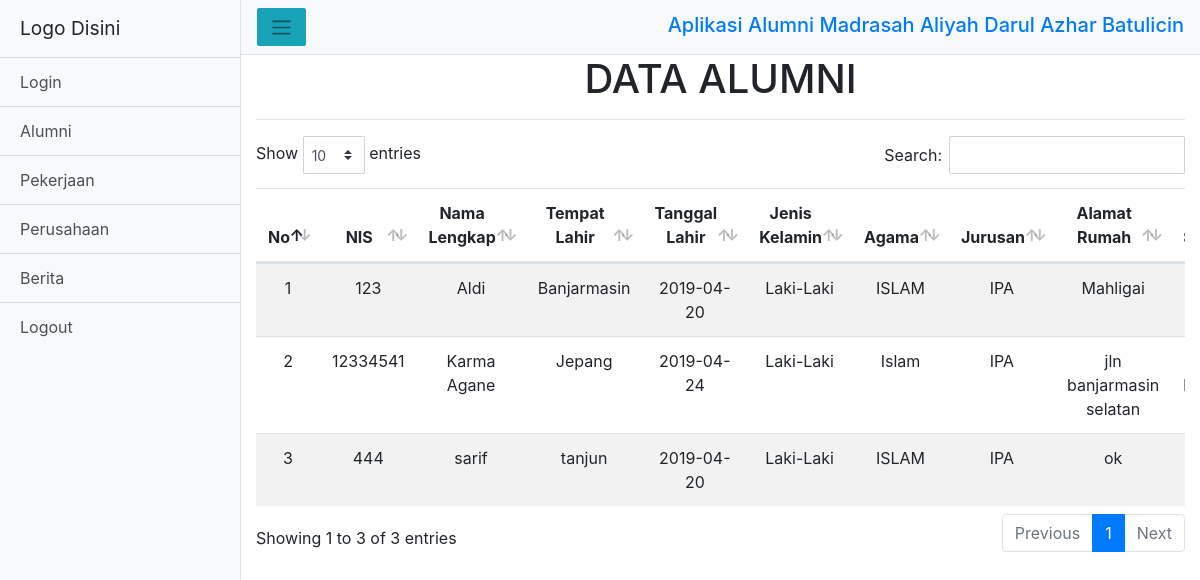
/index_.php?view=alumni, run on an earlier commit of the app's database.
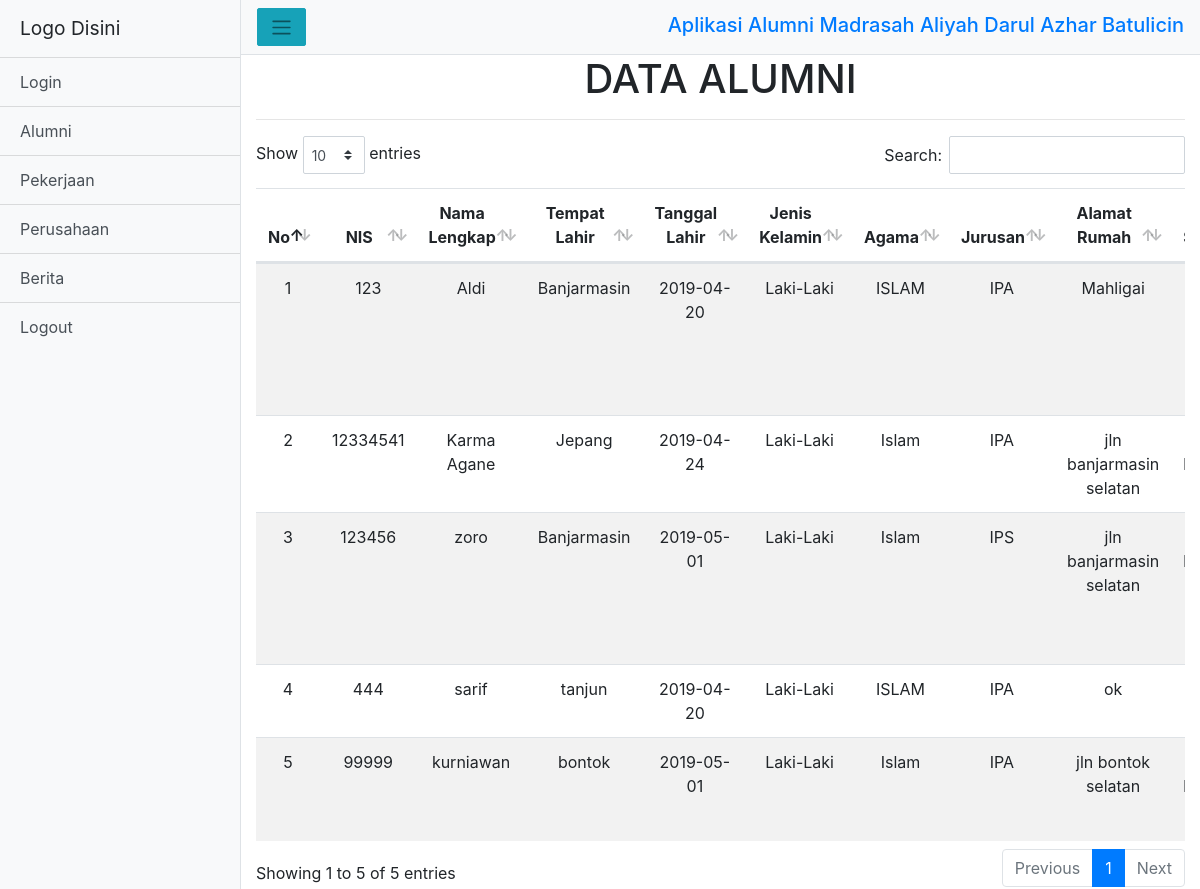
And on a later commit of the database.
### tables this page shows
CREATE TABLE `data_alumni` (
  `Nis` varchar(12) NOT NULL,
  `nama_lengkap` varchar(50) NOT NULL,
  `tempat_lahir` varchar(100) NOT NULL,
  `tgl_lahir` date NOT NULL,
  `jenis_kelamin` varchar(50) NOT NULL,
  `agama` varchar(25) NOT NULL,
  `jurusan` varchar(50) NOT NULL,
  `alamat_rumah` varchar(100) NOT NULL,
  `alamat_sekarang` varchar(100) NOT NULL,
  `no_hp_alumni` varchar(15) NOT NULL,
  `pekerjaan` varchar(50) NOT NULL,
  `email` varchar(50) NOT NULL,
  `angkatan_alumni` int(10) NOT NULL,
  `lulusan_alumni` int(10) NOT NULL,
  `nama_ayah` varchar(50) NOT NULL,
  `nama_ibu` varchar(50) NOT NULL,
  `alamat_ortu` varchar(100) NOT NULL,
  `no_hp_ortu` int(15) NOT NULL,
  `foto` varchar(100) NOT NULL
);

### config/config.php (called while the page is built, shortened)
<?php
function base_url($url = null)
{
  $base_url = "http://localhost/Aplikasi_alumni_madrasah_aliyah_Darul_azhar_batulicin/";
    if ($url != null) {
        return $base_url."/".$url;
    }else{
        return $base_url;
    }
}

### models/admin.php (called while the page is built, shortened)
<?php
class Admin
{
  private $mysqli;
  function __construct($mysqli)
  {
    $this->mysqli = $mysqli;
  }
  public function showAlumni(){
    $db = $this->mysqli->conn;
    $sql = "SELECT * FROM data_alumni";
    $query = $db->query($sql);
    return $query;
  }
}
?>

### views/alumni/data-alumni.php (the view, shortened to what this page needs)
<div class="header-hal">
    <center><h1>DATA ALUMNI</h1></center>
    <hr>
</div>
<div class="daftar-table table-responsive">
    <table class="table table-striped text-center" id="table">
      <thead>
      <tr>
        <th>No</th>
        <th>NIS</th>
        <th>Nama <br> Lengkap</th>
        <th>Tempat <br> Lahir</th>
        <th>Tanggal <br> Lahir</th>
        <th>Jenis <br> Kelamin</th>
        <th>Agama</th>
        <th>Jurusan</th>
        <th>Alamat <br> Rumah</th>
        <th>Alamat <br> Sekarang</th>
      </tr>
    </thead>
    <tbody>
    <?php
    $data = $objAdmin->showAlumni();
    $no = 1;
    while ($a = $data->fetch_object()) {
    ?>
    <tr>
      <td><?= $no; ?></td>
      <td><?= $a->Nis; ?></td>
      <td><?= $a->nama_lengkap; ?></td>
      <td><?= $a->tempat_lahir; ?></td>
      <td><?= $a->tgl_lahir; ?></td>
      <td><?= $a->jenis_kelamin; ?></td>
      <td><?= $a->agama; ?></td>
      <td><?= $a->jurusan; ?></td>
      <td><?= $a->alamat_rumah; ?></td>
      <td><?= $a->alamat_sekarang; ?></td>
    </tr>
      <?php
      $no++;
      }
      ?>
    </tbody>
    </table>
</div>

### index_.php (shortened to what this page needs)
<?php
require_once 'config/config.php';
include('models/admin.php');
?>
<!DOCTYPE html>
<html lang="en">
<head>
  <link href="<?=base_url()?>assets/bootstrap/css/bootstrap.min.css" rel="stylesheet">
  <link href="<?=base_url()?>assets/css/simple-sidebar.css" rel="stylesheet">
  <link rel="stylesheet" type="text/css" href="<?php echo base_url(); ?>assets/DataTables/datatables.min.css"/>
</head>
<body>
  <div class="d-flex" id="wrapper">
    <div class="bg-light border-right" id="sidebar-wrapper">
      <div class="sidebar-heading">Logo Disini</div>
      <div class="list-group list-group-flush">
        <a href="?view=login" class="list-group-item list-group-item-action bg-light">Login</a>
        <a href="?view=alumni" class="list-group-item list-group-item-action bg-light">Alumni</a>
        <a href="?view=pekerjaan" class="list-group-item list-group-item-action bg-light">Pekerjaan</a>
        <a href="?view=perusahaan" class="list-group-item list-group-item-action bg-light">Perusahaan</a>
        <a href="?view=berita" class="list-group-item list-group-item-action bg-light">Berita</a>
        <a href="#" class="list-group-item list-group-item-action bg-light">Logout</a>
      </div>
    </div>
    <div id="page-content-wrapper">
      <nav class="navbar navbar-expand-lg navbar-light bg-light border-bottom">
        <button class="btn btn-info" id="menu-toggle">
          <span class="navbar-toggler-icon"></span>
        </button>
        <ul class="navbar-nav ml-auto mt-2 mt-lg-1">
                <h5 class="text-center"> <a href="<?=base_url()?>">Aplikasi Alumni Madrasah Aliyah Darul Azhar Batulicin</a> </h5>
        </ul>
      </nav>
      <div class="container-fluid">
       <?php include('pages/page.php'); ?>
    </div>
  </div>
</body>
</html>

### pages/page.php (shortened to what this page needs)
<?php
if (@$_GET['view'] == '' || @$_GET['view'] == 'home')
{
    include 'views/home.php';
}
elseif (@$_GET['view'] == 'login')
{
    include 'views/login/login.php';
}
elseif (@$_GET['view'] == 'login-admin')
{
    include 'views/login/login-admin.php';
}
elseif (@$_GET['view'] == 'logout')
{
    $objAdmin->logout();
    echo '<script>
    window.location="?view=login";
     </script>';
}
elseif (@$_GET['view'] == 'register')
{
    include 'views/login/register.php';
}
elseif (@$_GET['view'] == 'edit_password')
{
    include 'views/login/edit_password.php';
}
elseif (@$_GET['view'] == 'edit-password')
{
    include 'views/alumni/edit-password.php';
}
elseif (@$_GET['view'] == 'alumni')
{
    include 'views/alumni/data-alumni.php';
}
elseif (@$_GET['view'] == 'data_saya')
{
    include 'views/alumni/data-saya.php';
}
elseif (@$_GET['view'] == 'tambah-data-alumni')
{
    include 'views/alumni/tambah-data-alumni.php';
}
elseif (@$_GET['view'] == 'edit-alumni')
{
    include 'views/alumni/edit-data-alumni.php';
}
elseif (@$_GET['view'] == 'hapus-alumni')
{
    $nis = $_GET['nis'];
    $data =$objAdmin->editAlumni($nis)->fetch_object();
    @unlink("./assets/images/".$data->foto);
    $objAdmin->hapusAlumni($nis);
}
elseif (@$_GET['view'] == 'pekerjaan')
{
    include 'views/pekerjaan/data-pekerjaan.php';
}
elseif (@$_GET['view'] == 'tambah-data-pekerjaan')
{
    include 'views/pekerjaan/tambah-data-pekerjaan.php';
}
elseif (@$_GET['view'] == 'edit-pekerjaan')
{
    include 'views/pekerjaan/edit-data-pekerjaan.php';
}
elseif (@$_GET['view'] == 'hapus-pekerjaan')
{
    $id_pekerjaan = $_GET['id_pekerjaan'];
    $objAdmin->hapusPekerjaan($id_pekerjaan);
}
elseif (@$_GET['view'] == 'perusahaan')
{
    include 'views/perusahaan/data-perusahaan.php';
}
elseif (@$_GET['view'] == 'tambah-data-perusahaan')
{
    include 'views/perusahaan/tambah-data-perusahaan.php';
}
elseif (@$_GET['view'] == 'edit-perusahaan')
{
    include 'views/perusahaan/edit-data-perusahaan.php';
}
elseif ($_GET['view'] == 'hapus-perusahaan')
{
    $id_perushaan = $_GET['id_perushaan'];
    $objAdmin->hapusPerusahaan($id_perushaan);
}
elseif (@$_GET['view'] == 'data-berita')
{
    include 'views/berita/data-berita.php';
}
elseif (@$_GET['view'] == 'data-berita-user')
{
    include 'views/berita/data-berita-user.php';
}
elseif (@$_GET['view'] == 'berita')
{
    include 'views/berita/berita.php';
}
elseif (@$_GET['view'] == 'tambah-data-berita')
{
    include 'views/berita/tambah-data-berita.php';
}
elseif (@$_GET['view'] == 'edit-Berita')
{
    include 'views/berita/edit-berita.php';
}

### assets/css/simple-sidebar.css (style rules this page uses)
body { overflow-x: hidden; }
#sidebar-wrapper { min-height: 100vh; margin-left: -15rem; -webkit-transition: margin .25s ease-out; -moz-transition: margin .25s ease-out; -o-transition: margin .25s ease-out; transition: margin .25s ease-out; }
#sidebar-wrapper .sidebar-heading { padding: 0.875rem 1.25rem; font-size: 1.2rem; }
#sidebar-wrapper .list-group { width: 15rem; }
#page-content-wrapper { min-width: 100vw; }
@media (min-width: 768px) { #sidebar-wrapper { margin-left: 0; } }
@media (min-width: 768px) { #page-content-wrapper { min-width: 0; width: 100%; } }
@media (min-width: 768px) { .form-control, .btn { min-height: 38px; border-radius: 2px; } }
@media (min-width: 768px) { .btn { font-size: 15px; font-weight: bold; } }

What changed in the data, as far as the page shows it:
added data_alumni: Nis "123456", nama_lengkap "zoro", tempat_lahir "Banjarmasin", tgl_lahir "2019-05-01", jenis_kelamin "Laki-Laki", agama "Islam", jurusan "IPS", alamat_rumah "jln banjarmasin selatan"
added data_alumni: Nis "99999", nama_lengkap "kurniawan", tempat_lahir "bontok", tgl_lahir "2019-05-01", jenis_kelamin "Laki-Laki", agama "Islam", jurusan "IPA", alamat_rumah "jln bontok selatan"
Also different on the page:
text written by a page script: "Show entries Search: Showing 1 to 3 of 3 entries Previous 1 Next" → "Show entries Search: Showing 1 to 5 of 5 entries Previous 1 Next"
